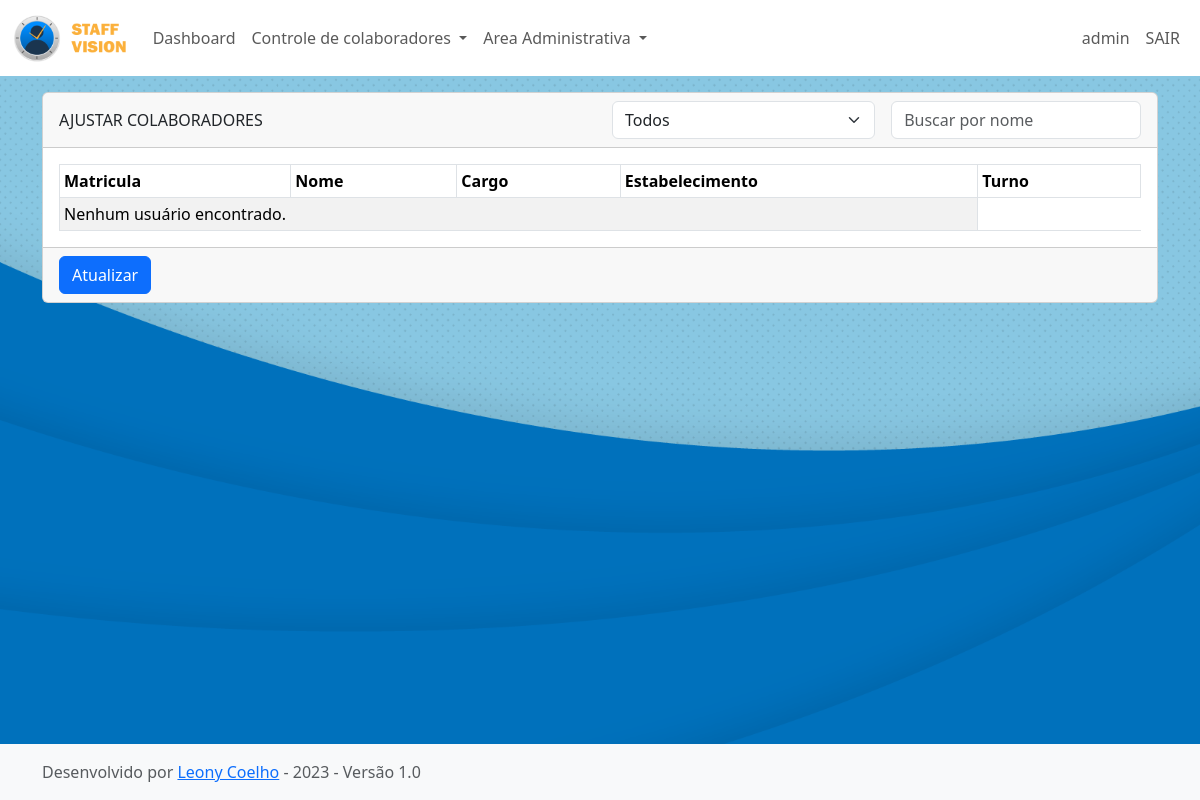
The page /adjust_worker/ (signed in) on the database its author committed.
### app_staff_vision/models.py (models this page shows, shortened)
class CustomUser(models.Model):
    user = models.OneToOneField(User, null=True, on_delete=models.CASCADE)
    name = models.CharField(max_length=100, null=True)
    sector = models.ManyToManyField(Sector)
    preset = models.ManyToManyField(Dashboard_Presets)

class Global_Settings(models.Model):
    establishment_title = models.CharField(max_length=50, default='Estabelecimento')
    sector_title = models.CharField(max_length=50, default='Setor')
    subSector_title = models.CharField(max_length=50, default='Subsetor')
    shift_title = models.CharField(max_length=50, default='Turno')
    position_title = models.CharField(max_length=50, default='Cargo')
    status_title = models.CharField(max_length=50, default='Status')
    theme = models.ManyToManyField(Theme)
    logo_image =  models.ImageField(upload_to='logos/uploaded_logo', null=True)
    bg_image =  models.ImageField(upload_to='bgs/uploaded_bgs', null=True)
    institution_name = models.CharField(max_length=60, default='Sua Empresa')

### app_staff_vision/views.py (the view)
# urls.py: path('adjust_worker/',views.adjust_worker, name='adjust_worker'),
@login_required(login_url="/login/")
def adjust_worker(request):
    globalsettings = Global_Settings.objects.all().latest('id')
    position_list = Position.objects.all()
    establishment_list = Establishment.objects.all()
    shift_list = Shift.objects.all()
    sector_list = Sector.objects.all()
    subSector_list = Sub_Sector.objects.all()
    user = request.user
    setores_usuario = user.customuser.sector.all() if hasattr(user, 'customuser') else None
    if setores_usuario:
        workers = Worker.objects.filter(sector_w__in=setores_usuario)
    else:
        workers = None
    status_list = Status.objects.all()
    context = {
        'globalsettings': globalsettings,
        'workers': workers,
        'position_list': position_list,
        'establishment_list': establishment_list,
        'shift_list': shift_list,
        'sector_list': sector_list,
        'subSector_list': subSector_list,
        'status_list': status_list,
        'setores_usuario': setores_usuario,
    }
    return render(request, 'adjust_worker.html', context)

### app_staff_vision/templates/adjust_worker.html (shortened to what this page needs)
{% extends 'base.html' %}
{% block conteudo %}
{% load static %}
<div class="container">
    <div class="card custom-card mb-3">
        <div class="card-header">
            <div class="row">
                <div class="col-xl-6 col-lg-6 col-md-12 col-sm-12 d-flex justify-content-between align-items-center">
                    Ajustar Colaboradores {% if is_mobile %} mobile {% endif %}
                </div>
                <div class="col-xl-6 col-lg-6 col-md-12 col-sm-12 d-flex justify-content-between align-items-center">
                    <select id="filtro-setor" class="form-select" style="margin-left: 0rem; margin-bottom: 0px;">
                        <option value="">Todos</option>
                    </select>
                    <input type="text" id="campo-busca" class="form-control" style="margin-left: 1rem; margin-bottom: 0px;" placeholder="Buscar por nome">
                </div>
            </div>
        </div>
        <div class="card-body">
            <form method="POST" action="{% url 'update_worker' %}">
                <div class="table-responsive">
                    <table class="table table-sm table-hover table-striped table-bordered" id="tabela-workers" style="margin-bottom: 0px;">
                        <thead>
                            <tr class="d-none d-md-table-row" style="white-space: nowrap">
                                <th scope="col" style=" cursor: pointer; " class="sortable d-none d-md-table-cell" data-sort-direction="asc">Matricula <i class="nf nf-fa-caret_down"></i></i></th>
                                <th scope="col" style=" cursor: pointer; " class="sortable d-none d-md-table-cell" data-sort-direction="asc">Nome <i class="nf nf-fa-caret_down"></i></i></th>
                                <th scope="col" style=" cursor: pointer; " class="sortabled-none d-md-table-cell" data-sort-direction="asc">{{globalsettings.position_title}} <i class="nf nf-fa-caret_down"></i></i></th>
                                <th scope="col" style=" cursor: pointer; " class="sortabled-none d-md-table-cell" data-sort-direction="asc">{{globalsettings.establishment_title}} <i class="nf nf-fa-caret_down"></i></i></th>
                                <th scope="col" style=" cursor: pointer; " class="sortabled-none d-md-table-cell" data-sort-direction="asc">{{globalsettings.shift_title}} <i class="nf nf-fa-caret_down"></i></i></th>
                            </tr>
                        </thead>
                        <tbody>
                            {% for worker in workers %}
                            <tr style="cursor: pointer;" onclick="location.href='/edit_worker/{{ worker.id_worker }}' ">
                                <td data-bs-toggle="modal" data-bs-target="#workerModal{{ worker.id_worker }}" hidden>{{ worker.id_worker }}</td>
                                <td class="align-middle d-none d-md-table-cell" data-bs-toggle="modal" data-bs-target="#workerModal{{ worker.id_worker }}">
                                    {% if worker.number_w %}
                                        {{ worker.number_w|stringformat:'06d' }}
                                    {% else %}
                                        000000
                                    {% endif %}
                                </td>
                                <td class="align-middle d-flex flex-column d-md-table-cell " style="font-weight: bold;" data-bs-toggle="modal" data-bs-target="#workerModal{{ worker.id_worker }}">{{ worker.name_w.split.0 }} {{ worker.name_w.split|last }}</td>
                                <td class="align-middle d-none d-md-table-cell" data-bs-toggle="modal" data-bs-target="#workerModal{{ worker.id_worker }}">
                                    {% for position in worker.position_w.all %}
                                        {{ position.position_name|truncatechars:50|default:"..." }}
                                    {% empty %}
                                        N/A
                                    {% endfor %}
                                </td>
                                <td hidden>{{ worker.sector_w.first.sector_name }}</td>
                                <td class="align-middle d-none d-md-table-cell" data-bs-toggle="modal" data-bs-target="#workerModal{{ worker.id_worker }}">
                                    {% for establishment in worker.establishment_w.all %}
                                        {{ establishment.establishment_name }}
                                    {% empty %}
                                        N/A
                                    {% endfor %}
                                </td>
                                <td class="align-middle d-none d-md-table-cell" data-bs-toggle="modal" data-bs-target="#workerModal{{ worker.id_worker }}">
                                    {% for shift in worker.shift_w.all %}
                                        {{ shift.shift_name }}
                                    {% empty %}
                                        N/A
                                    {% endfor %}
                                </td>
                            </tr>
                            {% empty %}
                            <tr>
                                <td colspan="4">Nenhum usuário encontrado.</td>
                            </tr>
                            {% endfor %}
                        </tbody>
                    </table>
                </div>
            </div>
            <div class="card-footer">
                <button type="submit" class="btn btn-primary customBtn">Atualizar</button>
            </div>
    </div>
</div>
{% endblock %}

### app_staff_vision/templates/base.html (shortened to what this page needs)
{% load static %}
<!doctype html>
<html lang="en" class="h-100">
  <head>
    <link rel="stylesheet" type="text/css" href="{% static  globalsettings.theme.first.theme_url  %}"  />
    <link rel="stylesheet" type="text/css" href="{% static  'css/bootstrap.min.css'  %}"/>
    <link rel="stylesheet" type="text/css" href="{% static  'css/webfont.css'  %}"/>
    </head>
    {% if globalsettings.bg_image %}
    <body style="background-image: url('{{ globalsettings.bg_image.url }}'); background-size: cover; background-repeat: no-repeat;background-attachment: fixed;" class="d-flex flex-column h-100">
    {% else %}
    <body style="background-image: url('{% static 'img/bg.png' %}'); background-size: cover; background-repeat: no-repeat;background-attachment: fixed;" class="d-flex flex-column h-100">
    {% endif %}
        <nav class="navbar navbar-expand-lg customNavbar mb-3">
            <div class="container-fluid">
              <a class="navbar-brand" href="{% url 'dashboard' %}">
                {% if globalsettings.logo_image %}
                  <img src="{{ globalsettings.logo_image.url }}" alt="Logo" height="50px">
                  {% else %}
                  <img src="{% static 'img/logo.png' %}" alt="Logo" height="50px">
                {% endif %}
              </a>
              <div class="collapse navbar-collapse" id="navbarSupportedContent">
                <ul class="navbar-nav me-auto mb-2 mb-lg-0">
                  <li class="nav-item">
                    <a class="nav-link" aria-current="page" href="{% url 'dashboard' %}">Dashboard</a>
                  </li>
                  <li class="nav-item dropdown">
                    <a class="nav-link dropdown-toggle" href="#" id="workerDropdown" role="button" data-bs-toggle="dropdown" aria-expanded="false">
                      Controle de colaboradores
                    </a>
                  </li>
                  {% if request.user.is_staff %}
                  <li class="nav-item dropdown">
                    <a class="nav-link dropdown-toggle" href="#" id="admDropdown" role="button" data-bs-toggle="dropdown" aria-expanded="false">
                        Area Administrativa
                    </a>
                  </li>
                  {% endif %}
                </ul>
                <div class="d-flex">
                  <ul class="navbar-nav me-auto mb-2 mb-lg-0">
                    <li class="nav-item">
                        <a class="nav-link" href="#">{{user.customuser.name}}</a>
                      </li>
                      <li class="nav-item">
                        <a class="nav-link" href="{% url 'logout_view' %}">SAIR</a>
                      </li>
                    </ul>
                </div>
              </div>
            </div>
          </nav>
        {% block conteudo %}
        {% endblock %}
      </body>
      <footer class="footer mt-auto py-3 bg-light base-footer">
        <div class="container">
          <span class="text-muted">Desenvolvido por <a class="link-underline-opacity-0" href="https://github.com/LeonyCoelho">Leony Coelho</a> - 2023 - Versão 1.0</span>
        </div>
      </footer>
</html>

### app_staff_vision/static/css/default.css (style rules this page uses)
body { background-color: rgb(220, 227, 245); }
.customNavbar { color: rgba(0, 0, 0, 0.9); background-color: #fff !important; }
.nav-link { color: rgba(0, 0, 0, 0.9); }
.card-header { text-transform: uppercase; }
.btn-primary { border-color: rgba(0, 0, 0, 0.247); }

### rows shown on the page
Global_Settings: position_title "Cargo", establishment_title "Estabelecimento", shift_title "Turno"

### other values the page prints
{{ user.customuser.name }} "admin"
